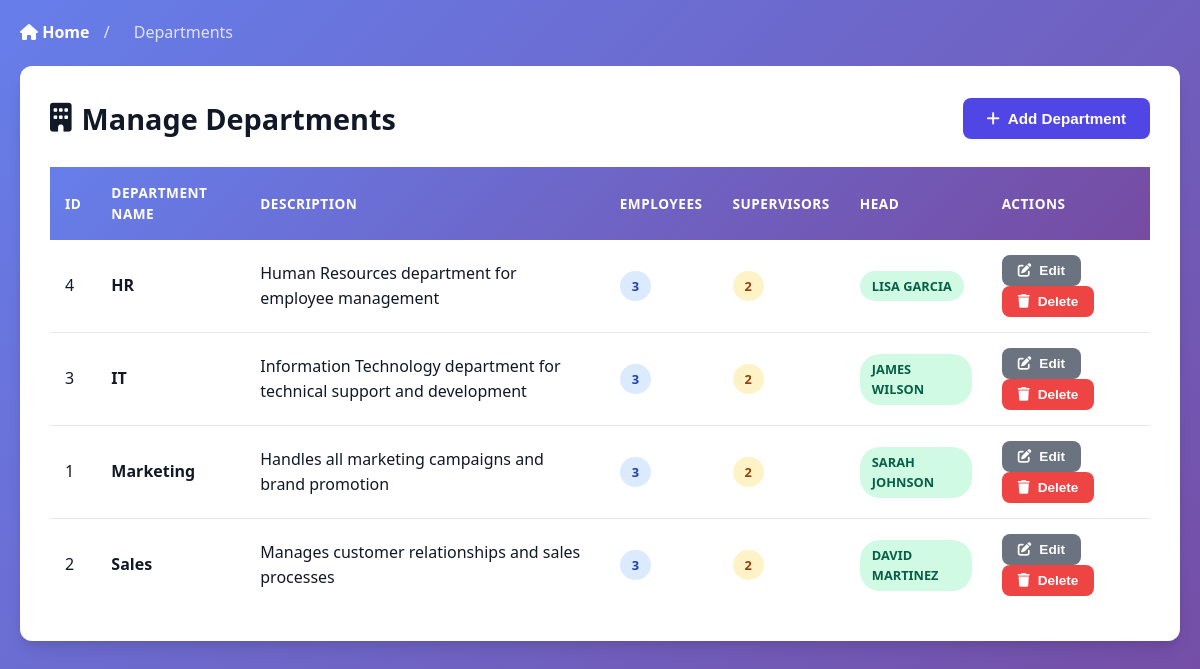
The page /departments.php on the database its author committed.
### tables this page shows
CREATE TABLE departments (
    department_id INT AUTO_INCREMENT PRIMARY KEY,
    department_name VARCHAR(100) NOT NULL UNIQUE,
    description TEXT,
    created_at TIMESTAMP DEFAULT CURRENT_TIMESTAMP,
    updated_at TIMESTAMP DEFAULT CURRENT_TIMESTAMP ON UPDATE CURRENT_TIMESTAMP
);

### departments.php (the view, shortened to what this page needs)
<?php
$conn = getDBConnection();
$departments = $conn->query("
    SELECT
      d.*,
      COUNT(e.employee_id) AS employee_count,
      SUM(CASE WHEN e.is_supervisor = 1 THEN 1 ELSE 0 END) AS supervisors_count,
      h.employee_id AS head_id,
      CONCAT(h.first_name, ' ', h.last_name) AS head_name
    FROM departments d
    LEFT JOIN employees e ON d.department_id = e.department_id
    LEFT JOIN employees h ON d.head_employee_id = h.employee_id
    GROUP BY d.department_id
    ORDER BY d.department_name
");
?>
<!DOCTYPE html>
<html lang="en">
<head>
    <link rel="stylesheet" href="assets/css/style.css">
    <link rel="stylesheet" href="https://cdnjs.cloudflare.com/ajax/libs/font-awesome/6.4.0/css/all.min.css">
</head>
<body>
    <div class="container">
        <div class="nav-breadcrumb">
            <a href="index.php"><i class="fas fa-home"></i> Home</a>
            <span>/</span>
            <span>Departments</span>
        </div>
        <div class="table-container">
            <div class="table-header">
                <h2><i class="fas fa-building"></i> Manage Departments</h2>
                <div class="table-actions">
                    <button class="btn btn-primary" onclick="openModal('createModal')">
                        <i class="fas fa-plus"></i> Add Department
                    </button>
                </div>
            </div>
            <table>
                <thead>
                    <tr>
                        <th>ID</th>
                        <th>Department Name</th>
                        <th>Description</th>
                        <th>Employees</th>
                        <th>Supervisors</th>
                        <th>Head</th>
                        <th>Actions</th>
                    </tr>
                </thead>
                <tbody>
                    <?php if ($departments && $departments->num_rows > 0): ?>
                        <?php while ($row = $departments->fetch_assoc()): ?>
                            <tr>
                                <td><?php echo $row['department_id']; ?></td>
                                <td><strong><?php echo htmlspecialchars($row['department_name']); ?></strong></td>
                                <td><?php echo htmlspecialchars($row['description'] ?? 'N/A'); ?></td>
                                <td><span class="badge badge-info"><?php echo $row['employee_count']; ?></span></td>
                                <td><span class="badge badge-warning"><?php echo $row['supervisors_count']; ?></span></td>
                                <td>
                                    <?php if (!empty($row['head_id'])): ?>
                                        <span class="badge badge-success"><?php echo htmlspecialchars($row['head_name']); ?></span>
                                    <?php else: ?>
                                        <span class="badge badge-muted">Not set</span>
                                    <?php endif; ?>
                                </td>
                                <td>
                                    <button class="btn btn-sm btn-secondary" onclick="editDepartment(<?php echo htmlspecialchars(json_encode($row)); ?>)">
                                        <i class="fas fa-edit"></i> Edit
                                    </button>
                                    <button class="btn btn-sm btn-danger" onclick="deleteDepartment(<?php echo $row['department_id']; ?>, '<?php echo htmlspecialchars($row['department_name']); ?>')">
                                        <i class="fas fa-trash"></i> Delete
                                    </button>
                                </td>
                            </tr>
                        <?php endwhile; ?>
                    <?php endif; ?>
                </tbody>
            </table>
        </div>
    </div>
</body>
</html>

### assets/css/style.css (style rules this page uses)
:root { --primary-color: #4f46e5; --primary-dark: #4338ca; --secondary-color: #06b6d4; --success-color: #10b981; --danger-color: #ef4444; --warning-color: #f59e0b; --info-color: #3b82f6; --dark-color: #1f2937; --light-color: #f9fafb; --border-color: #e5e7eb; --text-primary: #111827; --text-secondary: #6b7280; --shadow: 0 1px 3px 0 rgba(0, 0, 0, 0.1), 0 1px 2px 0 rgba(0, 0, 0, 0.06); --shadow-lg: 0 10px 15px -3px rgba(0, 0, 0, 0.1), 0 4px 6px -2px rgba(0, 0, 0, 0.05); }
* { margin: 0; padding: 0; box-sizing: border-box; }
body { font-family: 'Segoe UI', Tahoma, Geneva, Verdana, sans-serif; background: linear-gradient(135deg, #667eea 0%, #764ba2 100%); min-height: 100vh; color: var(--text-primary); line-height: 1.6; }
.container { max-width: 1400px; margin: 0 auto; padding: 20px; }
.table-container { background: white; border-radius: 12px; padding: 30px; box-shadow: var(--shadow-lg); margin-bottom: 30px; overflow-x: auto; }
.table-header { display: flex; justify-content: space-between; align-items: center; margin-bottom: 25px; flex-wrap: wrap; gap: 15px; }
.table-header h2 { color: var(--text-primary); font-size: 1.8rem; display: flex; align-items: center; gap: 10px; }
.table-actions { display: flex; gap: 10px; flex-wrap: wrap; }
table { width: 100%; border-collapse: collapse; margin-top: 20px; }
table thead { background: linear-gradient(135deg, #667eea 0%, #764ba2 100%); color: white; }
table th { padding: 15px; text-align: left; font-weight: 600; text-transform: uppercase; font-size: 0.85rem; letter-spacing: 0.5px; }
table td { padding: 15px; border-bottom: 1px solid var(--border-color); }
table tbody tr { transition: background-color 0.2s ease; }
table tbody tr:last-child td { border-bottom: none; }
.btn { display: inline-flex; align-items: center; gap: 8px; padding: 12px 24px; border: none; border-radius: 8px; font-size: 0.95rem; font-weight: 600; cursor: pointer; text-decoration: none; transition: all 0.3s ease; white-space: nowrap; }
.btn-primary { background: var(--primary-color); color: white; }
.btn-danger { background: var(--danger-color); color: white; }
.btn-secondary { background: var(--text-secondary); color: white; }
.btn-sm { padding: 8px 16px; font-size: 0.85rem; }
.badge { display: inline-block; padding: 5px 12px; border-radius: 20px; font-size: 0.8rem; font-weight: 600; text-transform: uppercase; }
.badge-success { background: #d1fae5; color: #065f46; }
.badge-warning { background: #fef3c7; color: #92400e; }
.badge-info { background: #dbeafe; color: #1e40af; }
.nav-breadcrumb { margin-bottom: 20px; }
.nav-breadcrumb a { color: white; text-decoration: none; font-weight: 600; }
.nav-breadcrumb span { color: rgba(255, 255, 255, 0.8); margin: 0 10px; }

### rows shown on the page
departments: department_id "4", department_name "HR", description "Human Resources department for employee management", employee_count "3", supervisors_count "2", head_name "LISA GARCIA"
departments: department_id "3", department_name "IT", description "Information Technology department for technical support and development", employee_count "3", supervisors_count "2", head_name "JAMES WILSON"
departments: department_id "1", department_name "Marketing", description "Handles all marketing campaigns and brand promotion", employee_count "3", supervisors_count "2", head_name "SARAH JOHNSON"
departments: department_id "2", department_name "Sales", description "Manages customer relationships and sales processes", employee_count "3", supervisors_count "2", head_name "DAVID MARTINEZ"
